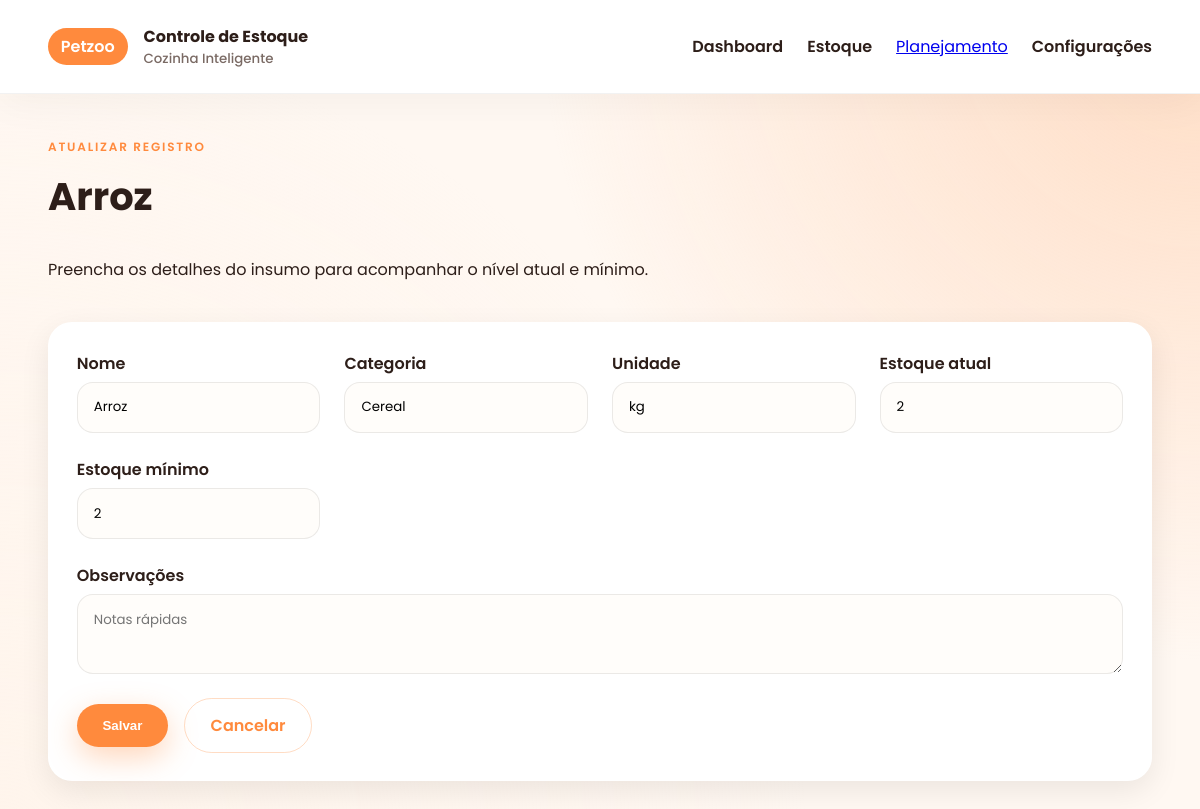
The page /estoque/1/editar on the database its author committed.
### app/models.py (models this page shows, shortened)
class TimestampMixin:
    created_at = db.Column(db.DateTime, default=datetime.utcnow)
    updated_at = db.Column(db.DateTime, default=datetime.utcnow, onupdate=datetime.utcnow)

class Item(db.Model, TimestampMixin):
    __tablename__ = "items"
    id = db.Column(db.Integer, primary_key=True)
    nome = db.Column(db.String(120), nullable=False)
    categoria = db.Column(db.String(120), nullable=True)
    unidade = db.Column(db.String(60), nullable=True)
    estoque_atual = db.Column(db.Integer, default=0)
    estoque_minimo = db.Column(db.Integer, default=0)
    observacoes = db.Column(db.Text, nullable=True)

### app/routes.py (the view, shortened to what this page needs)
@main_bp.route("/estoque/<int:item_id>/editar", methods=["GET", "POST"])
def editar_item(item_id: int):
    item = Item.query.get_or_404(item_id)
    return render_template("estoque_form.html", item=item)

### app/templates/estoque_form.html (shortened to what this page needs)
{% extends 'base.html' %}
{% block content %}
<section class="hero settings-hero">
    <div>
        <p class="eyebrow">{{ 'Atualizar registro' if item else 'Cadastrar item' }}</p>
        <h1>{{ item.nome if item else 'Novo item de estoque' }}</h1>
        <p>Preencha os detalhes do insumo para acompanhar o nível atual e mínimo.</p>
    </div>
</section>
<article class="card">
    <form method="post" class="form-grid">
        <div class="form-field">
            <label for="nome">Nome</label>
            <input type="text" id="nome" name="nome" value="{{ item.nome if item else '' }}" required>
        </div>
        <div class="form-field">
            <label for="categoria">Categoria</label>
            <input type="text" id="categoria" name="categoria" value="{{ item.categoria if item else '' }}" placeholder="Rações, limpeza...">
        </div>
        <div class="form-field">
            <label for="unidade">Unidade</label>
            <input type="text" id="unidade" name="unidade" value="{{ item.unidade if item else '' }}" placeholder="kg, un, cx">
        </div>
        <div class="form-field">
            <label for="estoque_atual">Estoque atual</label>
            <input type="number" id="estoque_atual" name="estoque_atual" value="{{ item.estoque_atual if item else 0 }}" min="0">
        </div>
        <div class="form-field">
            <label for="estoque_minimo">Estoque mínimo</label>
            <input type="number" id="estoque_minimo" name="estoque_minimo" value="{{ item.estoque_minimo if item else 0 }}" min="0">
        </div>
        <div class="form-field" style="grid-column: 1 / -1;">
            <label for="observacoes">Observações</label>
            <textarea id="observacoes" name="observacoes" placeholder="Notas rápidas">{{ item.observacoes if item else '' }}</textarea>
        </div>
        <div class="form-actions" style="grid-column: 1 / -1;">
            <button type="submit" class="btn primary">Salvar</button>
            <a href="{{ url_for('main.estoque') }}" class="btn ghost">Cancelar</a>
        </div>
    </form>
</article>
{% endblock %}

### app/static/css/styles.css (style rules this page uses)
:root { --bg: #fff8f2; --card: #ffffff; --accent: #ff8a3d; --accent-dark: #f0680c; --text: #2d1e19; --muted: #7a6a64; --success: #e3f6ed; --error: #ffe0e0; }
* { box-sizing: border-box; }
body { font-family: 'Poppins', Arial, sans-serif; background: var(--bg); color: var(--text); margin: 0; min-height: 100vh; }
.hero { display: grid; grid-template-columns: repeat(auto-fit, minmax(280px, 1fr)); gap: 2rem; align-items: center; margin-bottom: 2.5rem; }
.hero h1 { font-size: 2.4rem; margin-top: 0.2rem; }
.eyebrow { letter-spacing: 0.15em; text-transform: uppercase; color: var(--accent); font-size: 0.75rem; font-weight: 600; }
.card, .info-card { background: var(--card); padding: 1.8rem; border-radius: 24px; box-shadow: 0 10px 30px rgba(0,0,0,0.08); }
.btn { border: none; border-radius: 999px; padding: 0.85rem 1.6rem; font-weight: 600; cursor: pointer; text-decoration: none; display: inline-flex; align-items: center; justify-content: center; gap: 0.4rem; }
.btn.primary { background: var(--accent); color: #fff; box-shadow: 0 10px 30px rgba(255,138,61,0.35); }
.btn.ghost { background: transparent; color: var(--accent); border: 1px solid rgba(255,138,61,0.3); }
.settings-hero { margin-bottom: 1.5rem; }
.form-grid { display: grid; grid-template-columns: repeat(auto-fit, minmax(240px, 1fr)); gap: 1.5rem; }
.form-field { display: flex; flex-direction: column; gap: 0.4rem; }
label { font-weight: 600; }
input, textarea { border-radius: 16px; border: 1px solid rgba(0,0,0,0.08); padding: 0.9rem 1rem; font-family: inherit; background: #fffdfa; }
textarea { min-height: 80px; }
.form-actions { display: flex; gap: 1rem; align-items: center; }

### rows shown on the page
Item: nome "Arroz", categoria "Cereal", unidade "kg", estoque_atual "2", estoque_minimo "2"

### other values the page prints
{{ 'Atualizar registro' if item else 'Cadastrar item' }} "ATUALIZAR REGISTRO"
